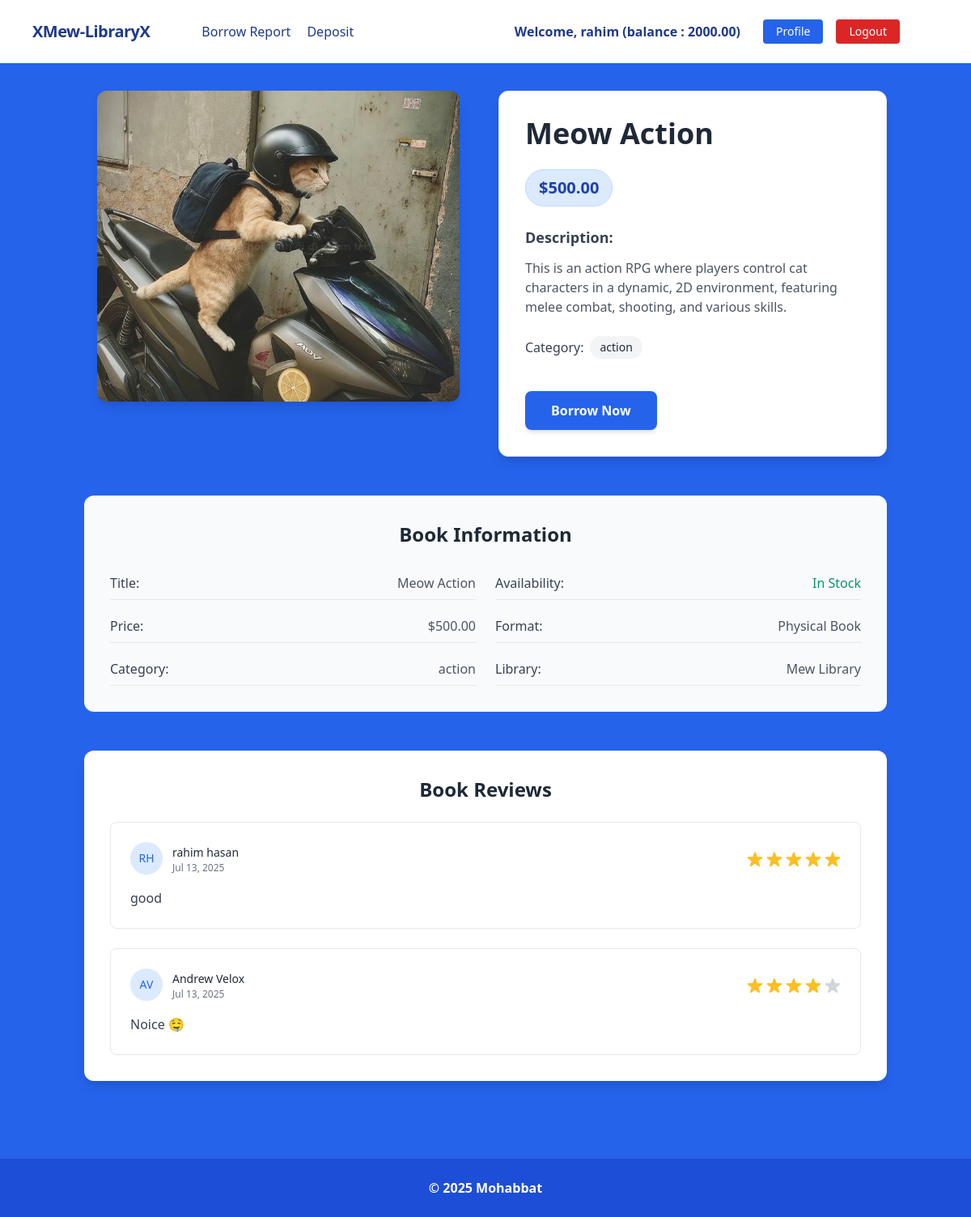
Screenshot of /books/details/3/ (signed in) with the database file from the repository.
### account/models.py (models this page shows, shortened)
class UserLibraryAccount(models.Model):
    user = models.OneToOneField(User,related_name='account' , on_delete=models.CASCADE)
    gender = models.CharField(max_length=10,choices=GENDER_TYPE)
    balance = models.DecimalField(default=0,max_digits=12,decimal_places=2)
    initial_borrow_date = models.DateField(auto_now=True)
    birth_date = models.DateField(null=True,blank=True)
    phone_number = models.CharField(max_length=12)

### books/models.py (models this page shows, shortened)
class Book(models.Model):
    name = models.CharField(max_length=40)
    description = models.TextField()
    price = models.DecimalField(max_digits=12, decimal_places=2)
    categories = models.ForeignKey(BookCategory, on_delete=models.CASCADE)
    image  = models.ImageField(upload_to='books/media/uploads/')
    raings = models.CharField(max_length=12,choices=BOOK_RATINGS,null=True,blank=True)
    quantity = models.IntegerField(max_length=12,null=True,blank=True)

class BookRating(models.Model):
    account = models.ForeignKey(UserLibraryAccount,on_delete=models.CASCADE, related_name='rating_account',null=True,blank=True)
    book = models.ForeignKey(Book,on_delete=models.CASCADE, related_name="bookratings")
    rating = models.CharField(max_length=12,choices=BOOK_RATINGS)
    body = models.TextField()
    created_on = models.DateTimeField(auto_now_add=True,null=True,blank=True)

### categories/models.py (models this page shows, shortened)
class BookCategory(models.Model):
    name = models.CharField(max_length=40)
    slug = models.SlugField(max_length=40,unique=True)

### books/views.py (the view, shortened to what this page needs)
# urls.py: path('details/<int:id>/', BookDetailsView.as_view(), name = 'details'),
class BookDetailsView(DetailView):
    model = Book
    template_name = 'books/book_details.html'
    pk_url_kwarg = 'id'
    context_object_name = "book"
    def get_context_data(self, **kwargs):
        context = super().get_context_data(**kwargs)
        book = self.object
        ratings = book.bookratings.all()
        context['ratings']=ratings
        rating_form = RatingForm()
        context['rating_form'] = rating_form
        if self.request.user.is_authenticated:
            user = self.request.user
            account = user.account.id
            bought_books = Book.objects.filter(borrowbook__account= account) if account else []
            borrow_book_list = self.request.user.account.Borrows.filter(return_book=False)
            already_bought = False
            for val in borrow_book_list:
                if val.book.id == self.kwargs['id']:
                    if val.return_book:
                        already_bought =False
                    else:
                        already_bought=True
                    break
            context['user'] = user
            context['already_bought']=already_bought
        return context

### books/templates/books/book_details.html (shortened to what this page needs)
{% extends "base.html" %}
{% block content %}
<div class="container mx-auto px-4 py-8 pb-24">
    <div class="flex flex-col lg:flex-row gap-8 items-start justify-center max-w-6xl mx-auto">
        <div class="w-full lg:w-1/2 flex justify-center">
            <div class="max-w-md w-full">
                <img src="{{ book.image.url }}"
                     class="w-full h-auto rounded-xl shadow-lg object-cover max-h-96"
                     alt="{{ book.name }}"/>
            </div>
        </div>
        <div class="w-full lg:w-1/2">
            <div class="bg-white rounded-xl shadow-lg p-6 md:p-8 border border-gray-200">
                <div class="text-center lg:text-left space-y-6">
                    <h1 class="text-2xl md:text-3xl lg:text-4xl font-bold text-gray-800 leading-tight">
                        {{ book.name }}
                    </h1>
                    <div class="flex justify-center lg:justify-start">
                        <span class="bg-blue-100 text-blue-800 px-4 py-2 rounded-full text-xl font-bold border border-blue-200">
                            ${{ book.price }}
                        </span>
                    </div>
                    <div class="space-y-3">
                        <h3 class="text-lg font-semibold text-gray-700">Description:</h3>
                        <p class="text-gray-600 leading-relaxed text-sm md:text-base">
                            {{ book.description }}
                        </p>
                    </div>
                    <div class="flex items-center justify-center lg:justify-start gap-2">
                        <span class="text-gray-700 font-medium">Category:</span>
                        <span class="bg-gray-100 text-gray-800 px-3 py-1 rounded-full text-sm font-medium">
                            {{ book.categories.name }}
                        </span>
                    </div>
                    {% if request.user.is_authenticated %}
                    <div class="pt-4 space-y-3 ">
                        {%if already_bought %}
                            <div class="space-y-3 lg:space-x-3 ">
                                <div class="w-full lg:w-auto inline-block bg-gray-400 text-white font-semibold py-3 px-8 rounded-lg shadow-md text-center cursor-not-allowed opacity-75">
                                    <span class="flex items-center justify-center">
                                        <svg class="w-5 h-5 mr-2" fill="none" stroke="currentColor" viewBox="0 0 24 24">
                                            <path stroke-linecap="round" stroke-linejoin="round" stroke-width="2" d="M5 13l4 4L19 7"></path>
                                        </svg>
                                        Already Borrowed
                                    </span>
                                </div>
                                <button onclick="openRatingModal()"
                                   class="w-full lg:w-auto inline-block bg-orange-600 hover:bg-orange-700 text-black font-semibold py-3 px-5 rounded-lg transition-all duration-200 transform hover:scale-105 shadow-md hover:shadow-lg text-center">
                                    <span class="flex items-center justify-center">
                                        <svg class="w-5 h-5 mr-2" fill="none" stroke="currentColor" viewBox="0 0 24 24">
                                            <path stroke-linecap="round" stroke-linejoin="round" stroke-width="2" d="M11.049 2.927c.3-.921 1.603-.921 1.902 0l1.519 4.674a1 1 0 00.95.69h4.915c.969 0 1.371 1.24.588 1.81l-3.976 2.888a1 1 0 00-.363 1.118l1.518 4.674c.3.922-.755 1.688-1.538 1.118l-3.976-2.888a1 1 0 00-1.176 0l-3.976 2.888c-.783.57-1.838-.197-1.538-1.118l1.518-4.674a1 1 0 00-.363-1.118l-3.976-2.888c-.784-.57-.38-1.81.588-1.81h4.914a1 1 0 00.951-.69l1.519-4.674z"></path>
                                        </svg>
                                        Review Book
                                    </span>
                                </button>
                            </div>
                        {%else%}
                            {% if book.quantity > 0 %}
                            <a href="{% url "buy" book.id %}"
                            class="w-full lg:w-auto inline-block bg-blue-600 hover:bg-blue-700 text-white font-semibold py-3 px-8 rounded-lg transition-all duration-200 transform hover:scale-105 shadow-md hover:shadow-lg text-center">
                                Borrow Now
                            </a>
                            {%endif%}
                        {%endif%}
                    </div>
                    {% endif %}
                </div>
            </div>
        </div>
    </div>
    <div class="max-w-6xl mx-auto mt-12">
        <div class="bg-gray-50 rounded-xl p-6 md:p-8">
            <h2 class="text-xl md:text-2xl font-bold text-gray-800 mb-6 text-center">Book Information</h2>
            <div class="grid grid-cols-1 md:grid-cols-2 gap-6">
                <div class="space-y-3">
                    <div class="flex justify-between py-2 border-b border-gray-200">
                        <span class="font-medium text-gray-700">Title:</span>
                        <span class="text-gray-600">{{ book.name }}</span>
                    </div>
                    <div class="flex justify-between py-2 border-b border-gray-200">
                        <span class="font-medium text-gray-700">Price:</span>
                        <span class="text-gray-600">${{ book.price }}</span>
                    </div>
                    <div class="flex justify-between py-2 border-b border-gray-200">
                        <span class="font-medium text-gray-700">Category:</span>
                        <span class="text-gray-600">{{ book.categories.name }}</span>
                    </div>
                </div>
                <div class="space-y-3">
                    <div class="flex justify-between py-2 border-b border-gray-200">
                        <span class="font-medium text-gray-700">Availability:</span>
                        {% if book.quantity > 0 %}
                        <span class="text-green-600 font-medium">In Stock</span>
                        {% else %}
                        <span class="text-red-600 font-medium">Out of Stock</span>
                        {% endif %}
                    </div>
                    <div class="flex justify-between py-2 border-b border-gray-200">
                        <span class="font-medium text-gray-700">Format:</span>
                        <span class="text-gray-600">Physical Book</span>
                    </div>
                    <div class="flex justify-between py-2 border-b border-gray-200">
                        <span class="font-medium text-gray-700">Library:</span>
                        <span class="text-gray-600">Mew Library</span>
                    </div>
                </div>
            </div>
        </div>
    </div>
    <div class="max-w-6xl mx-auto mt-12">
        <div class="bg-white rounded-xl shadow-lg p-6 md:p-8">
            <h2 class="text-xl md:text-2xl font-bold text-gray-800 mb-6 text-center">Book Reviews</h2>
            {% if ratings %}
                <div class="space-y-6">
                    {% for rating_val in ratings %}
                    <div class="border border-gray-200 rounded-lg p-6 hover:shadow-md transition-shadow duration-200">
                        <div class="flex flex-col sm:flex-row sm:items-center sm:justify-between mb-4">
                            <div class="flex items-center space-x-3 mb-2 sm:mb-0">
                                <div class="w-10 h-10 bg-blue-100 rounded-full flex items-center justify-center">
                                    <span class="text-blue-600 font-medium text-sm">
                                        {{ rating_val.account.user.first_name|first|upper }}{{ rating_val.account.user.last_name|first|upper }}
                                    </span>
                                </div>
                                <div>
                                    <span class="text-sm font-medium text-gray-800">
                                        {{ rating_val.account.user.first_name }} {{ rating_val.account.user.last_name }}
                                    </span>
                                    <div class="text-xs text-gray-500">
                                        {{ rating_val.created_on|date:"M d, Y" }}
                                    </div>
                                </div>
                            </div>
                            <div class="flex items-center space-x-1">
                            </div>
                        </div>
                        <p class="text-gray-700 leading-relaxed">{{ rating_val.body }}</p>
                    </div>
                    {% endfor %}
                </div>
            {% endif %}
        </div>
    </div>
</div>
{% endblock content %}

### core/templates/navbar.html (shortened to what this page needs)
<nav class="flex items-center justify-between flex-wrap bg-white p-6 px-10">
    <div class="flex items-center flex-shrink-0 text-white mr-6">
        <span class="font-semibold text-xl tracking-tight text-blue-900"><a href="/">XMew-LibraryX</a></span>
    </div>
    <div id="nav-content" class="w-full hidden lg:block flex-grow lg:flex lg:items-center lg:w-auto px-10">
        {% if request.user.is_authenticated %}
            <div class="text-md lg:flex-grow">
                <a href="{% url "borrow_report" %}" class="block mt-4 lg:inline-block lg:mt-0 text-blue-900 hover:text-red-900 hover:font-black mr-4 py-2 lg:py-0">
                    Borrow Report
                </a>
                <a href="{% url "deposit" %}" class="block mt-4 lg:inline-block lg:mt-0 text-blue-900 hover:text-red-900 hover:font-black mr-4 py-2 lg:py-0">
                    Deposit
                </a>
            </div>
            <div class="flex flex-col lg:flex-row w-full lg:w-auto mt-4 lg:mt-0">
                <div class="text-blue-900 my-auto font-black px-5">Welcome, {{ request.user.first_name }} (balance : {{request.user.account.balance}}) </div>
                <a href="{% url "profile" %}" class="mb-2 lg:mb-0 lg:mx-2 inline-block font-medium text-sm px-4 py-2 leading-none bg-blue-600 rounded text-white border-white hover:border-transparent hover:text-dark hover:bg-blue-700 text-center">Profile</a>
                <a href="{% url "logout" %}" class="mb-2 lg:mb-0 lg:mx-2 inline-block font-medium text-sm px-4 py-2 leading-none bg-red-600 rounded text-white border-white hover:border-transparent hover:text-dark hover:bg-red-700 text-center">Logout</a>
            </div>
        {% endif %}
    </div>
</nav>

### rows the page displays
Book: image (picture), name "Meow Action", price "500.00", description "This is an action RPG where players control cat characters in a dynamic, 2D environment, featuring melee combat, shooting, and various skills.", categories.name "action"
BookRating: account.user.first_name|first "R", account.user.last_name|first "H", account.user.first_name "rahim", account.user.last_name "hasan", created_on "Jul 13, 2025", rating "5" (drawn), body "good"
BookRating: account.user.first_name|first "A", account.user.last_name|first "V", account.user.first_name "Andrew", account.user.last_name "Velox", created_on "Jul 13, 2025", rating "4" (drawn), body "Noice 🤤"

### other values shown
{{ request.user.first_name }} "rahim"
{{ request.user.account.balance }} "2000.00"
